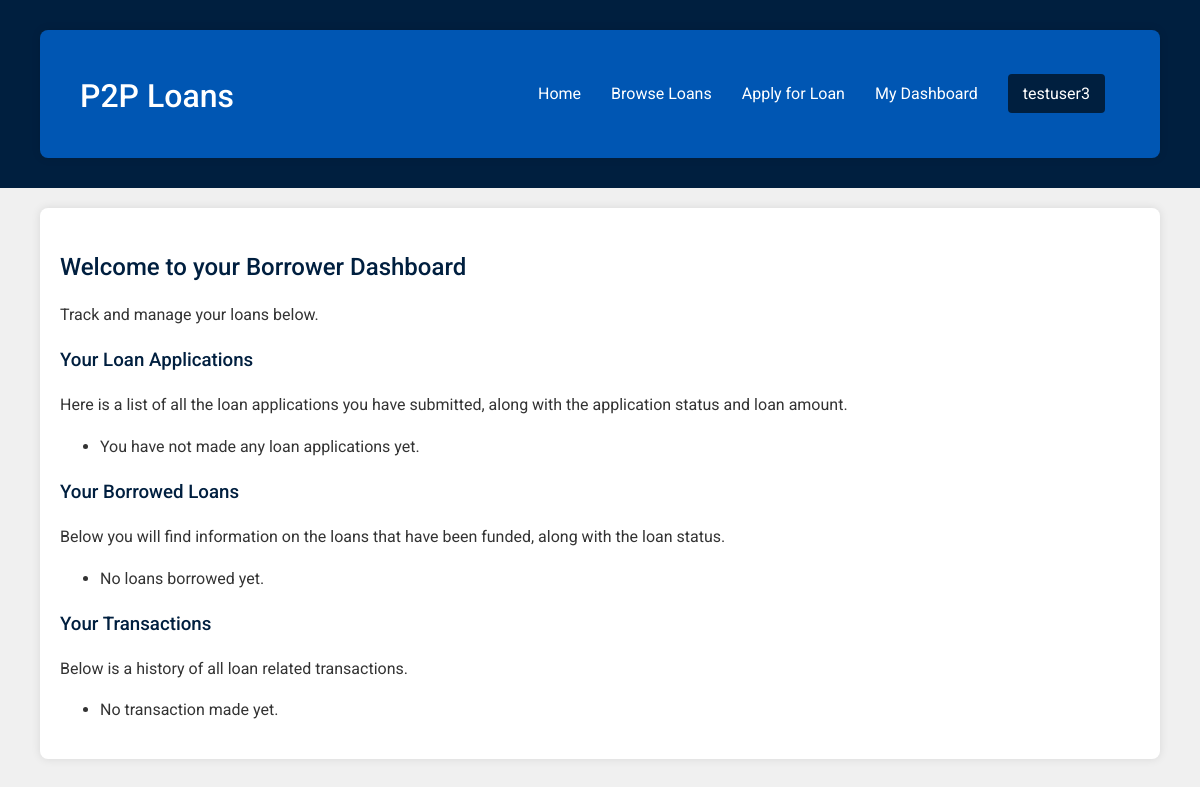
Before: /borrower-dashboard/ (signed in) with the older database file.
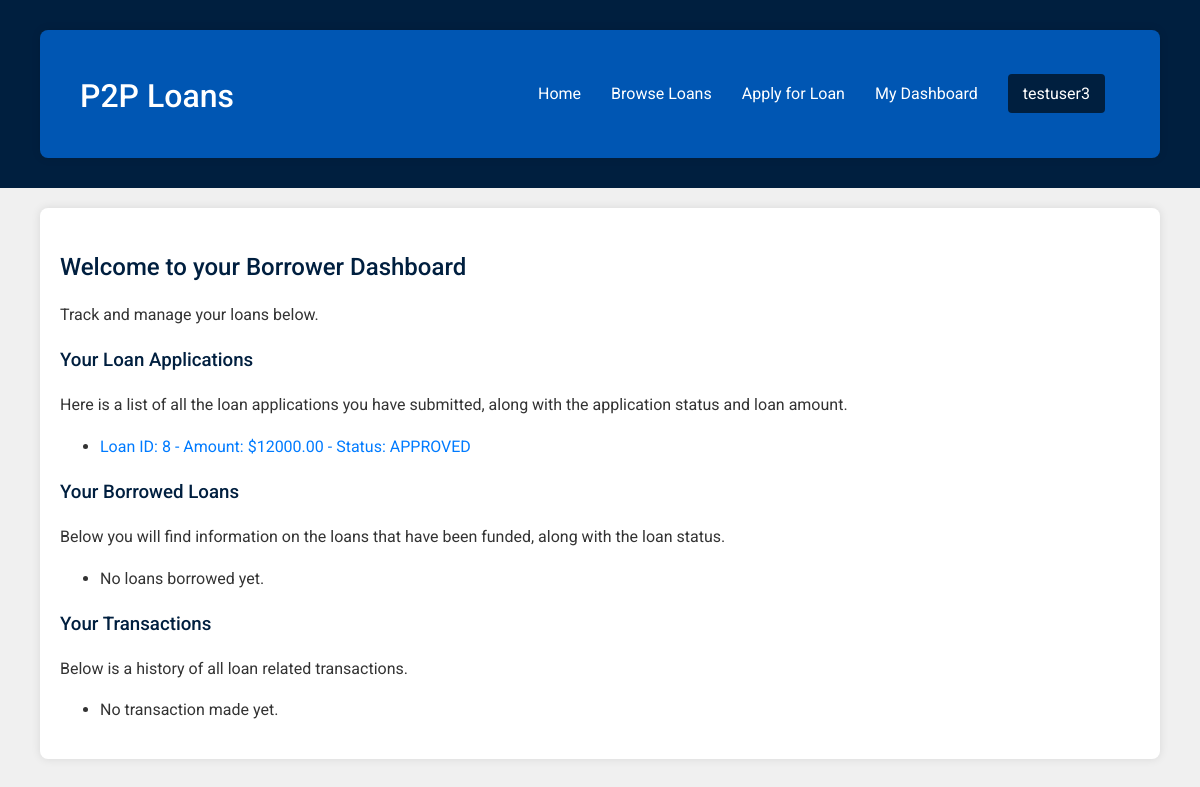
After: the same page with the newer database file.
### loans/models.py (models this page shows, shortened)
class LoanApplication(models.Model):
    borrower = models.ForeignKey(User, on_delete=models.CASCADE, related_name='loan_applications')
    amount_requested = models.DecimalField(max_digits=10, decimal_places=2)
    purpose = models.CharField(max_length=255)
    duration_in_months = models.PositiveIntegerField()
    collateral = models.TextField(null=True, blank=True)
    status = models.CharField(
        max_length=20,
        choices=LoanStatus.choices,
        default=LoanStatus.PENDING
    )
    application_date = models.DateTimeField(auto_now_add=True)
    updated_at = models.DateTimeField(auto_now=True)

### loans/views.py (the view)
# urls.py: path('borrower-dashboard/', views.borrower_dashboard, name='borrower_dashboard'),
@login_required
def borrower_dashboard(request):
    loan_applications = LoanApplication.objects.filter(borrower=request.user)
    borrowed_loans = Loan.objects.filter(borrower=request.user)
    borrower_transactions = Transaction.objects.filter(borrower=request.user)
    return render(request, 'loans/borrower_dashboard.html', {'loan_applications': loan_applications, 'borrowed_loans': borrowed_loans, 'borrower_transactions': borrower_transactions})

### loans/templates/loans/borrower_dashboard.html
{% extends 'basic_generic.html' %}
{% load static %}
{% block content %}
    <h2>Welcome to your Borrower Dashboard</h2>
    <p>Track and manage your loans below.</p>
    <h3>Your Loan Applications</h3>
     <p>Here is a list of all the loan applications you have submitted, along with the application status and loan amount.</p>
    <ul>
        {% for application in loan_applications %}
            <li>
                <a href="{% url 'loans:loan_detail' application.id %}">
                    Loan ID: {{ application.id }} - Amount: ${{ application.amount_requested }} - Status: {{ application.status }}
                </a>
            </li>
        {% empty %}
            <li>You have not made any loan applications yet.</li>
        {% endfor %}
    </ul>
    <h3>Your Borrowed Loans</h3>
    <p>Below you will find information on the loans that have been funded, along with the loan status.</p>
    <ul>
         {% for loan in borrowed_loans %}
            <li>
                 <a href="{% url 'loans:loan_detail' loan.id %}">
                   Loan ID: {{ loan.id }} - Amount: ${{ loan.amount_requested }} - Status: {{ loan.status }}
                 </a>
            </li>
        {% empty %}
            <li>No loans borrowed yet.</li>
        {% endfor %}
    </ul>
     <h3>Your Transactions</h3>
    <p>Below is a history of all loan related transactions.</p>
    <ul>
    {% for transaction in borrower_transactions %}
        <li>
           Transaction ID: {{ transaction.id }} -  Amount: ${{ transaction.amount }} -  Date: {{ transaction.transaction_date }}  - Loan: {{transaction.loan}} - Repaid: {{transaction.is_repaid}}
        </li>
    {% empty %}
            <li>No transaction made yet.</li>
        {% endfor %}
    </ul>
{% endblock %}

Changed rows visible on the page:
added LoanApplication: id "8", amount_requested "12000.00", status "APPROVED"
Other visible differences:
text no longer shown: "You have not made any loan applications yet."
